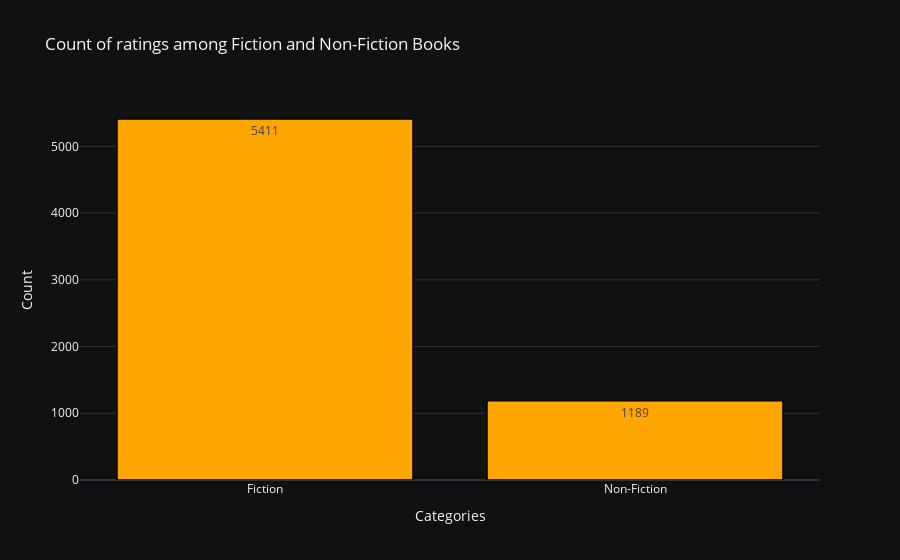

Notebook cell for this chart:
### Code cell
from pyspark.sql.functions import col, when

# Split the categories column into Fiction and Non-Fiction
genre_counts = books_final.withColumn("Fiction", when(col("categories") == "Fiction", 1).otherwise(0)) \
    .withColumn("Non-Fiction", when(col("categories") != "Fiction", 1).otherwise(0)) \
    .groupBy().sum("Fiction", "Non-Fiction") \
    .withColumnRenamed("sum(Fiction)", "Fiction") \
    .withColumnRenamed("sum(Non-Fiction)", "Non-Fiction")

# Convert the PySpark DataFrame to Pandas
genre_counts_pd = genre_counts.toPandas()

# Extract values for labels
fiction_label = genre_counts_pd.iloc[0]["Fiction"]
non_fiction_label = genre_counts_pd.iloc[0]["Non-Fiction"]

# Create the bar plot with Plotly
trace1 = go.Bar(
    x=["Fiction", "Non-Fiction"],
    y=[fiction_label, non_fiction_label],
    text=[fiction_label, non_fiction_label],  # Labels for each bar
    marker=dict(color='rgb(255,165,0)',
                line=dict(color='rgb(0,0,0)', width=1.5))
)
layout = go.Layout(template="plotly_dark", title = 'Count of ratings among Fiction and Non-Fiction Books', xaxis=dict(title='Categories'), yaxis=dict(title='Count'))
fig = go.Figure(data=[trace1], layout=layout)
fig.show()

### Figure 1 — Plotly figure (JSON) as saved in the notebook; plotly's stock layout.template omitted (floating-point values rounded to 4 significant figures)
{"data": [{"marker": {"color": "rgb(255,165,0)", "line": {"color": "rgb(0,0,0)", "width": 1.5}}, "text": ["5411", "1189"], "type": "bar", "x": ["Fiction", "Non-Fiction"], "y": [5411, 1189]}], "layout": {"title": {"text": "Count of ratings among Fiction and Non-Fiction Books"}, "xaxis": {"title": {"text": "Categories"}}, "yaxis": {"title": {"text": "Count"}}}}
